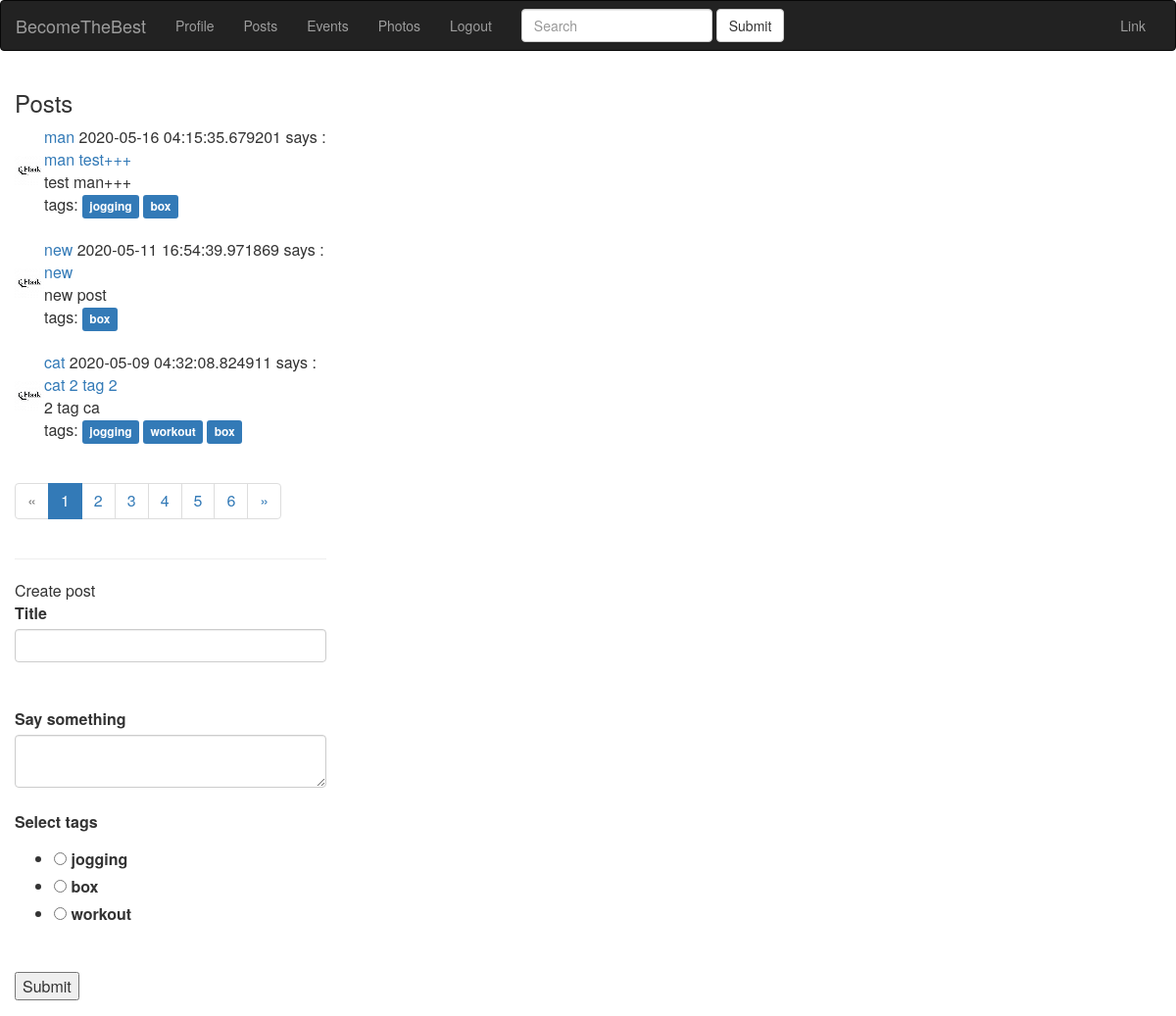
/post/ (signed in), run on the app's committed database.
### app/models.py (models this page shows, shortened)
class Post(db.Model):
    id = db.Column(db.Integer, primary_key=True)
    title = db.Column(db.String(140))
    slug = db.Column(db.String(140), unique=True)
    body = db.Column(db.Text)
    created = db.Column(db.DateTime, index=True, default=datetime.utcnow)
    user_id = db.Column(db.Integer, db.ForeignKey('user.id'))
    tags = db.relationship(
        'Tag', secondary=post_tags, backref=db.backref('posts_tags', lazy='dynamic'))

class User(UserMixin, db.Model):
    id = db.Column(db.Integer, primary_key=True)
    email = db.Column(db.String(120), index=True, unique=True)
    username = db.Column(db.String(64), index=True, unique=True)
    password_hash = db.Column(db.String(255))
    date = db.Column(db.DateTime, index=True, default=datetime.utcnow)
    timestamp = db.Column(db.String(128), default=int(time()))
    city = db.Column(db.String(128))
    about_me = db.Column(db.String(140))
    last_seen = db.Column(db.DateTime, default=datetime.utcnow)
    active = db.Column(db.Boolean)
    tags = db.relationship(
        'Tag', secondary=user_tags, backref=db.backref('users_tags', lazy='dynamic'))
    roles = db.relationship(
        'Role', secondary=roles_users, backref=db.backref('users_roles', lazy='dynamic'))
    posts = db.relationship('Post', backref='author', lazy='dynamic')
    events = db.relationship('Event', backref='event_author', lazy='dynamic')
    photos = db.relationship('Photo', backref='photo_author', lazy='dynamic')
    def avatar(self):
        return 'user_data/{}/avatar/avatar.png'.format(self.username + self.timestamp)
    followed = db.relationship(
        'User', secondary=followers,
        primaryjoin=(followers.c.follower_id == id),
        secondaryjoin=(followers.c.followed_id == id),
        backref=db.backref('followers', lazy='dynamic'), lazy='dynamic')

class Tag(db.Model):
    id = db.Column(db.Integer, primary_key=True)
    name = db.Column(db.String(100), unique=True)
    slug = db.Column(db.String(100))

### app/blueprints/posts/blueprint.py (the view, shortened to what this page needs)
@posts.route('/', methods=['GET', 'POST'])
@login_required
def index():
    form = PostForm()
    q = request.args.get('q')
    page = request.args.get('page')
    page = request.args.get('page', 1, type=int)
    if q:
        posts = Post.query.filter(Post.title.contains(q) | Post.body.contains(q).all())
    else:
        posts = Post.query.order_by(Post.created.desc())
    pages = posts.paginate(page=page, per_page=app.config['POSTS_PER_PAGE'])
    return render_template('posts/index.html', form=form, pages=pages)

### app/blueprints/posts/forms.py
class PostForm(FlaskForm):
    title = StringField('Title', validators=[DataRequired()])
    body = TextAreaField('Say something', validators=[DataRequired()])
    tags = RadioField(
        'Select tags', choices=[(tag.name, tag.slug) for tag in Tag.query.all()], validators=[DataRequired()])
    submit = SubmitField('Submit')

### app/models.py (called while the page is built)
@login.user_loader
def load_user(id):
    return User.query.get(int(id))

### app/view.py (called while the page is built)
@app.before_request
def before_request():
    if current_user.is_authenticated:
        current_user.last_seen = datetime.utcnow()
        db.session.commit()

### app/blueprints/posts/templates/posts/index.html (shortened to what this page needs)
{% extends 'base.html' %} {% block title %} Blueprint post title {% endblock %} {% block content_title %}
<h3>Posts</h3>
{% endblock %} {% block content %} {% for post in pages.items %}
<div class="main-content">
    <table>
        <tr>
            <td><img src="{{ url_for('static', filename=post.author.avatar()) }}" width="30" height="30" alt="avatar"></td>
            <td><a href="{{ url_for('user', username=post.author.username) }}">
                {{ post.author.username }}</a> {{ post.created }} says :
                <br>
                <a href="{{ url_for('posts.post_detail', slug=post.slug) }}">{{ post.title }}</a>
                <br> {{ post.body }}
                <div class="tags">
                    tags: {% for tag in post.tags %}
                    <a href="{{ url_for('posts.tag_detail', slug=tag.slug) }}">
                        <span class="label label-primary">{{ tag.name }}</span></a> {% endfor %}
                </div>
            </td>
        </tr>
    </table>
</div>
<br> {% endfor %}
<nav>
    <ul class="pagination">
        <li {% if not pages.has_prev %} class="disabled" {% endif %}>
            <a href="./?page={{ pages.prev_num }}" aria-label="Previous">
                <span aria-hidden="true">&laquo;</span></a>
        </li>
        {% for page in pages.iter_pages() %}
        <li {% if page==pages.page %} class="active" {% endif %}><a href="./?page={{ page }}">{{page}} <span class="sr-only">(current)</span></a></li>
        {% endfor %}
        <li {% if not pages.has_next %} class="disabled" {% endif %}>
            <a href="./?page={{ pages.next_num }}" aria-label="Next">
                <span aria-hidden="true">&raquo;</span></a>
        </li>
    </ul>
</nav>
<hr> Create post
<div>
    {% if form %}
    <form action="" method="post">
        <p>
            {{ form.title.label(class='control-label') }}<br> {{ form.title(class='form-control') }}<br>
            <br> {{ form.body.label(class='control-label') }}<br> {{ form.body(class='form-control') }}<br>  {{ form.tags.label(class='control-label') }}<br> {{ form.tags() }}<br>
        </p>
        <p>{{ form.submit() }}</p>
    </form>
    {% endif %}
</div>
{% endblock %}

### data on the page
Post: timestamp (placeholder picture), author.username "man", created "2020-05-16 04:15:35.679201", title "man test+++", body "test man+++"
Tag: name "jogging"
Tag: name "box"
Post: timestamp (placeholder picture), author.username "new", created "2020-05-11 16:54:39.971869", title "new", body "new post"
Post: timestamp (placeholder picture), author.username "cat", created "2020-05-09 04:32:08.824911", title "cat 2 tag 2", body "2 tag ca"
Tag: name "workout"

### other printed values
{{ page }} "1" "2" "3" "4" "5" "6"
